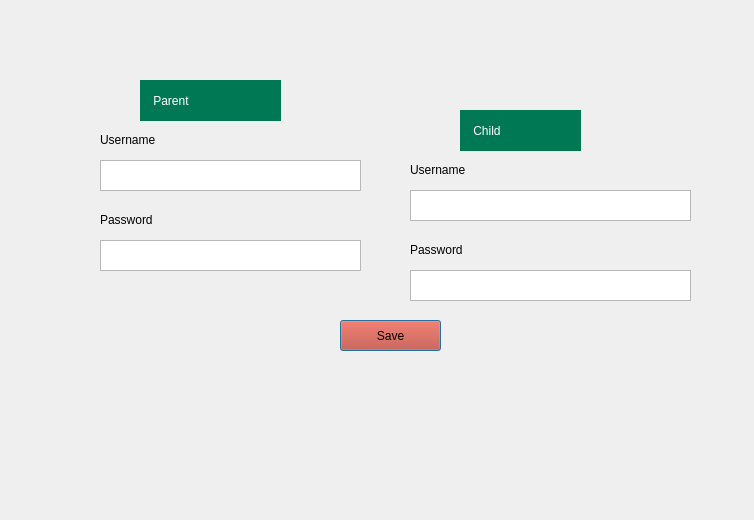
<?xml version="1.0" encoding="UTF-8"?>
<ui version="4.0">
 <class>SignUp</class>
 <widget class="QDialog" name="SignUp">
  <property name="geometry">
   <rect>
    <x>0</x>
    <y>0</y>
    <width>754</width>
    <height>520</height>
   </rect>
  </property>
  <property name="windowTitle">
   <string>Dialog</string>
  </property>
  <property name="styleSheet">
   <string notr="true">#SignUp{background-image: url(:/background/images/signin.jpg);}</string>
  </property>
  <widget class="QLabel" name="label">
   <property name="geometry">
    <rect>
     <x>460</x>
     <y>110</y>
     <width>121</width>
     <height>41</height>
    </rect>
   </property>
   <property name="styleSheet">
    <string notr="true">color: rgb(255, 255, 255);
background-color: rgb(0, 120, 84);
font: 24pt &quot;Franklin Gothic Demi Cond&quot;;</string>
   </property>
   <property name="text">
    <string>    Child</string>
   </property>
  </widget>
  <widget class="QLabel" name="label_2">
   <property name="geometry">
    <rect>
     <x>140</x>
     <y>80</y>
     <width>141</width>
     <height>41</height>
    </rect>
   </property>
   <property name="styleSheet">
    <string notr="true">color: rgb(255, 255, 255);
background-color: rgb(0, 120, 84);
font: 24pt &quot;Franklin Gothic Demi Cond&quot;;</string>
   </property>
   <property name="text">
    <string>    Parent</string>
   </property>
  </widget>
  <widget class="QPlainTextEdit" name="usernameParentTE">
   <property name="geometry">
    <rect>
     <x>100</x>
     <y>160</y>
     <width>261</width>
     <height>31</height>
    </rect>
   </property>
  </widget>
  <widget class="QPlainTextEdit" name="passwordParentTE">
   <property name="geometry">
    <rect>
     <x>100</x>
     <y>240</y>
     <width>261</width>
     <height>31</height>
    </rect>
   </property>
  </widget>
  <widget class="QPlainTextEdit" name="passwordChildTE">
   <property name="geometry">
    <rect>
     <x>410</x>
     <y>270</y>
     <width>281</width>
     <height>31</height>
    </rect>
   </property>
  </widget>
  <widget class="QPlainTextEdit" name="usernameChildTE">
   <property name="geometry">
    <rect>
     <x>410</x>
     <y>190</y>
     <width>281</width>
     <height>31</height>
    </rect>
   </property>
  </widget>
  <widget class="QLabel" name="label_3">
   <property name="geometry">
    <rect>
     <x>410</x>
     <y>160</y>
     <width>121</width>
     <height>20</height>
    </rect>
   </property>
   <property name="styleSheet">
    <string notr="true">font:  12pt &quot;Segoe UI&quot;;
color: rgb(0, 0, 0);</string>
   </property>
   <property name="text">
    <string>Username</string>
   </property>
  </widget>
  <widget class="QLabel" name="label_4">
   <property name="geometry">
    <rect>
     <x>100</x>
     <y>130</y>
     <width>91</width>
     <height>20</height>
    </rect>
   </property>
   <property name="styleSheet">
    <string notr="true">font:  12pt &quot;Segoe UI&quot;;
color: rgb(0, 0, 0);</string>
   </property>
   <property name="text">
    <string>Username</string>
   </property>
  </widget>
  <widget class="QLabel" name="label_5">
   <property name="geometry">
    <rect>
     <x>100</x>
     <y>210</y>
     <width>91</width>
     <height>20</height>
    </rect>
   </property>
   <property name="styleSheet">
    <string notr="true">font:  12pt &quot;Segoe UI&quot;;
color: rgb(0, 0, 0);</string>
   </property>
   <property name="text">
    <string>Password</string>
   </property>
  </widget>
  <widget class="QLabel" name="label_6">
   <property name="geometry">
    <rect>
     <x>410</x>
     <y>240</y>
     <width>101</width>
     <height>20</height>
    </rect>
   </property>
   <property name="styleSheet">
    <string notr="true">font:  12pt &quot;Segoe UI&quot;;
color: rgb(0, 0, 0);</string>
   </property>
   <property name="text">
    <string>Password</string>
   </property>
  </widget>
  <widget class="QPushButton" name="pushButton">
   <property name="geometry">
    <rect>
     <x>340</x>
     <y>320</y>
     <width>101</width>
     <height>31</height>
    </rect>
   </property>
   <property name="cursor">
    <cursorShape>PointingHandCursor</cursorShape>
   </property>
   <property name="styleSheet">
    <string notr="true">font:  12pt &quot;Segoe UI&quot;;
background-color: rgb(199, 59, 36);
color: rgb(0, 0, 0);</string>
   </property>
   <property name="text">
    <string>Save</string>
   </property>
  </widget>
 </widget>
 <resources/>
 <connections/>
</ui>
